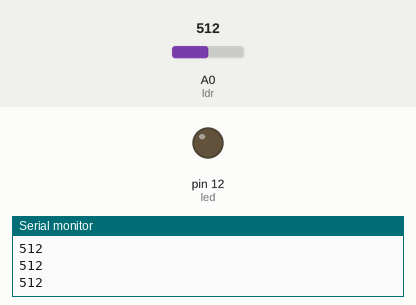
Simulated run of this sketch. Board: Arduino Uno, built with avr-gcc and run on an emulated ATmega328P. On the bench: output pins drawn as LEDs (lit = HIGH), the last lines printed to the serial monitor. Inputs (shaded band) come from the test bench; at power-on: A0 (ldr) = 512.

Above: at 1.2 s.
1.3 s: A0 (ldr) set to 212
2.8 s: A0 (ldr) set to 188
At 3.9 s:
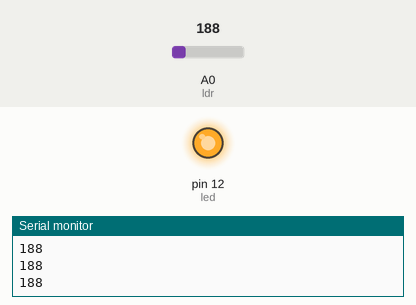
4.3 s: A0 (ldr) set to 210
At 5.4 s:
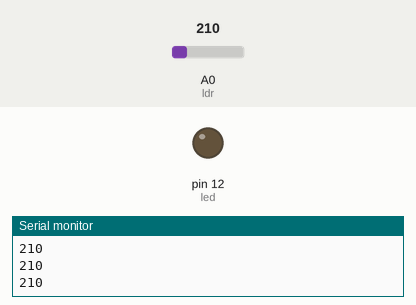
5.8 s: A0 (ldr) set to 190
At 6.9 s:
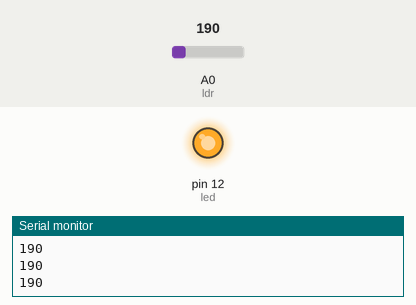
Timing chart, 0 to 8.3 s (numbered marks = the images above; inputs shaded):
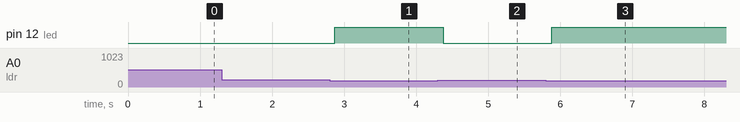

The sketch:

ldr.ino
```cpp
int ldr = A0;
int lightVal;
int led = 12;
int dt = 50;
void setup() {
  // put your setup code here, to run once:
  pinMode(ldr, INPUT);
  pinMode(led, OUTPUT);
  Serial.begin(9600);
}

void loop() {
  // put your main code here, to run repeatedly:
  lightVal = analogRead(ldr);
  Serial.println(lightVal);
  delay(dt);
  if (lightVal >= 200) {
    digitalWrite(led, LOW);
  } else {
    digitalWrite(led, HIGH);
  }
}
```

Measured:
- the behaviour switches between 200 and 199 on A0 (ldr) (found by bisection; images 0 and 1)
- after the input at 2.8 s, pin 12 (led): LOW → HIGH after 0.07 s
- after the input at 4.3 s, pin 12 (led): HIGH → LOW after 0.08 s
- after the input at 5.8 s, pin 12 (led): LOW → HIGH after 0.08 s
